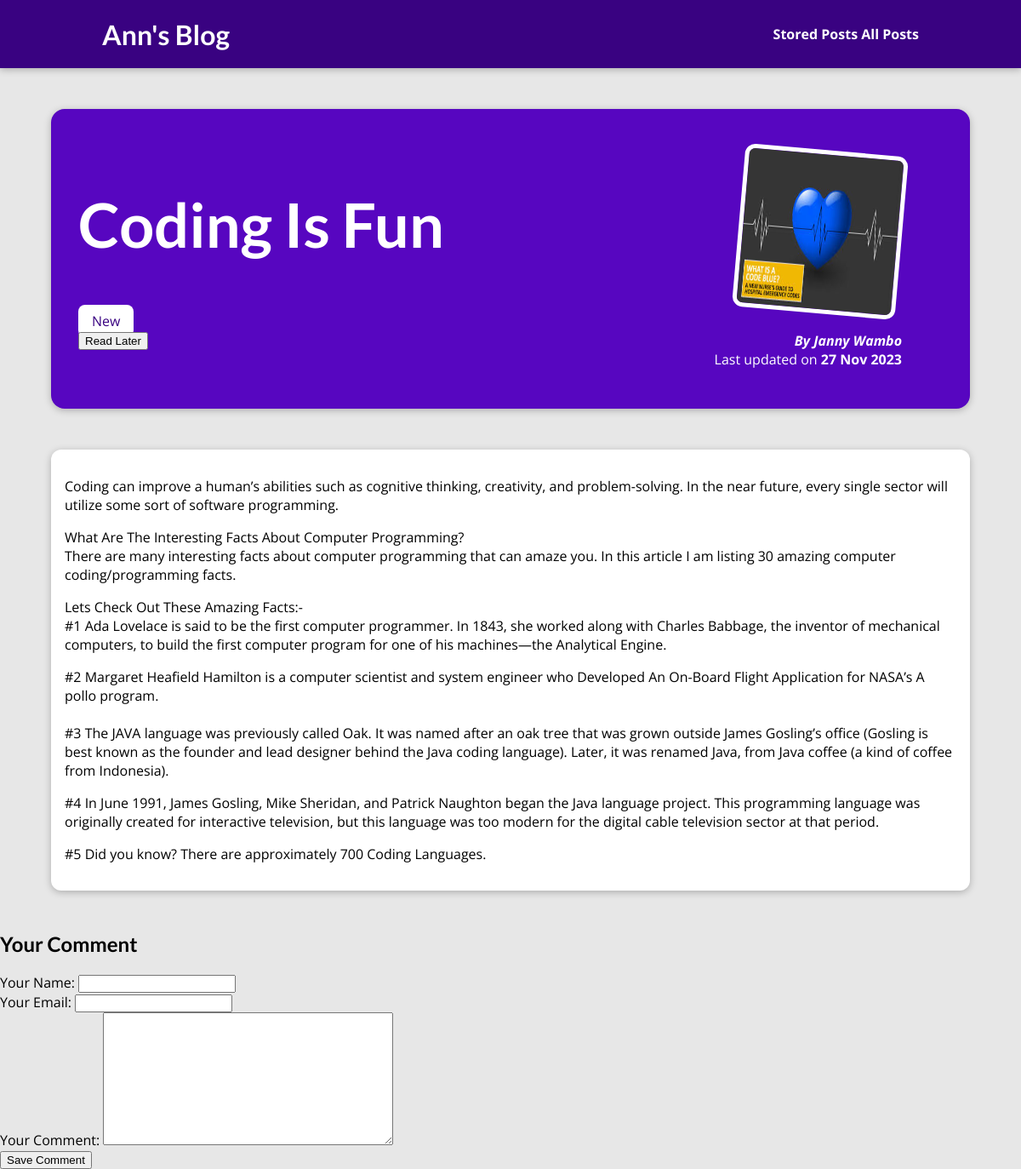
/posts/coding-is-fun, run on the app's committed database.
### blog/models.py (models this page shows, shortened)
class Post(models.Model):
    title = models.CharField(max_length=150)
    excerpt = models.CharField(max_length=200)
    image = models.ImageField(upload_to="posts", null=True)
    date = models.DateField(auto_now= True)
    slug = models.SlugField(unique=True, db_index=True)
    content = models.TextField(null=True,validators= [MinLengthValidator(10)])
    author = models.ForeignKey(
        Author, on_delete=models.SET_NULL, null=True,related_name="posts")
    tags = models.ManyToManyField(Tag)

class Tag(models.Model):
    caption = models.CharField(max_length=20)

class Author(models.Model):
    first_name = models.CharField(max_length=100)
    last_name = models.CharField(max_length=100)
    email_address = models.EmailField()
    def full_name(self):
        return f"{self.first_name} {self.last_name}"
    def __str__(self):
        return self.full_name()

### blog/views.py (the view, shortened to what this page needs)
# urls.py: path("posts/<slug:slug>", views.SinglePostView.as_view(), name="post-detail-page"),
class SinglePostView(View):
  def is_stored_post(self, request, post_id):
    stored_posts = request.session.get("stored_posts")
    if stored_posts is not None:
      is_saved_for_later =post_id in stored_posts
    else:
      is_saved_for_later = False
    return is_saved_for_later
  def get (self, request, slug):
    post = Post. objects.get(slug=slug)
    context = {
      "post": post,
      "post_tags": post.tags.all(),
      "comment_form": CommentForm(),
      "comments": post.comments.all().order_by("-id"),
      "saved_for_later": self.is_stored_post(request, post.id)
      }
    return render(request, "blog/post-detail.html", context)

### blog/forms.py
class CommentForm(forms.ModelForm):
    class Meta:
        model = Comment
        exclude = ["post"]
        labels = {
            "user_name": "Your Name",
            "user_email": "Your Email",
            "text": "Your Comment"
        }

### blog/templates/blog/post-detail.html (shortened to what this page needs)
{% extends "base.html" %}
{% load static %}
{% block css_files %}
<link rel="stylesheet" href="{% static "blog/post-detail.css" %}" />
{% endblock %}
{% block content %}
<section id="summary">
  <h2>{{ post.title }}</h2>
  <div>
    {% for tag in post_tags %}
      <span class="tag">{{tag.caption}}</span>
    {% endfor %}
    </div>
    <div id="read-later">
      <form action="{% url 'read-later' %}" method="POST">
        <button>
            Read Later
        </button>
      </form>
    </div>
  <article>
    <img src="{{ post.image.url }}" alt="{{ post.title }}" />
    <address>By <a href="mailto:{{post.author.email_address}}">{{ post.author }}</a></address>
    <div>Last updated on <time>{{ post.date|date:"d M Y" }}</time></div>
  </article>
</section>
<main>
  {{ post.content|linebreaks }}
</main>
<section id="comment-form">
  <h2>Your Comment</h2>
  <form action="{% url 'post-detail-page' post.slug %}" method="POST">
{% for form_field in comment_form %}
    <div class="form-control {% if form_field.errors %}invalid{% endif %}">
        {{ form_field.label_tag }}
        {{ form_field }}
    </div>
{% endfor %}
    <button>Save Comment</button>
  </form>
</section>
{% endblock %}

### static/app.css (style rules this page uses)
* { box-sizing: border-box; }
html { font-family: 'Open Sans', 'Lato', sans-serif; }
body { margin: 0; }
h1, h2, h3 { font-family: 'Lato', sans-serif; font-weight: bold; }

### blog/static/blog/post-detail.css (style rules this page uses)
body { background-color: #e7e7e7; }
#summary { margin: 8rem auto 3rem auto; padding: 2rem; width: 90%; max-width: 90rem; border-radius: 16px; background-color: #5706c0; position: relative; box-shadow: 0 2px 8px rgba(0, 0, 0, 0.25); height: 22rem; }
#summary h2 { color: white; font-size: 4.5rem; margin-bottom: 0.25; }
#summary article { position: absolute; top: 2rem; right: 3rem; padding: 1rem 2rem; border-radius: 12px; text-align: right; color: white; }
#summary article img { width: 12rem; height: 12rem; border-radius: 12px; transform: rotateZ(5deg); border: 5px solid white; margin-bottom: 1rem; }
#summary address { font-weight: bold; }
#summary a { color: white; text-decoration: none; }
#summary time { font-weight: bold; }
main { width: 90%; max-width: 90rem; margin: 3rem auto; background-color: white; padding: 1rem; border-radius: 12px; box-shadow: 0 2px 8px rgba(0, 0, 0, 0.25); }
.tag { background-color: white; color: #390281; padding: 0.5rem 1rem; border-radius: 8px; }

### data on the page
Post: title "Coding Is Fun", image (picture), author "Janny Wambo", date "27 Nov 2023", content "Coding can improve a human’s abilities such as cognitive thinking, creativity, and problem-solving. In the near future, every single sector will utilize some sort of software programming. What Are The Interesting Facts About Computer Programming? There are many interesting facts about computer programming that can amaze you. In this article I am listing 30 amazing computer coding/programming facts. Lets Check Out These Amazing Facts:- #1 Ada Lovelace is said to be the first computer programmer. In 1843, she worked along with Charles Babbage, the inventor of mechanical computers, to build the first computer program for one of his machines—the Analytical Engine. #2 Margaret Heafield Hamilton…"
Tag: caption "New"
